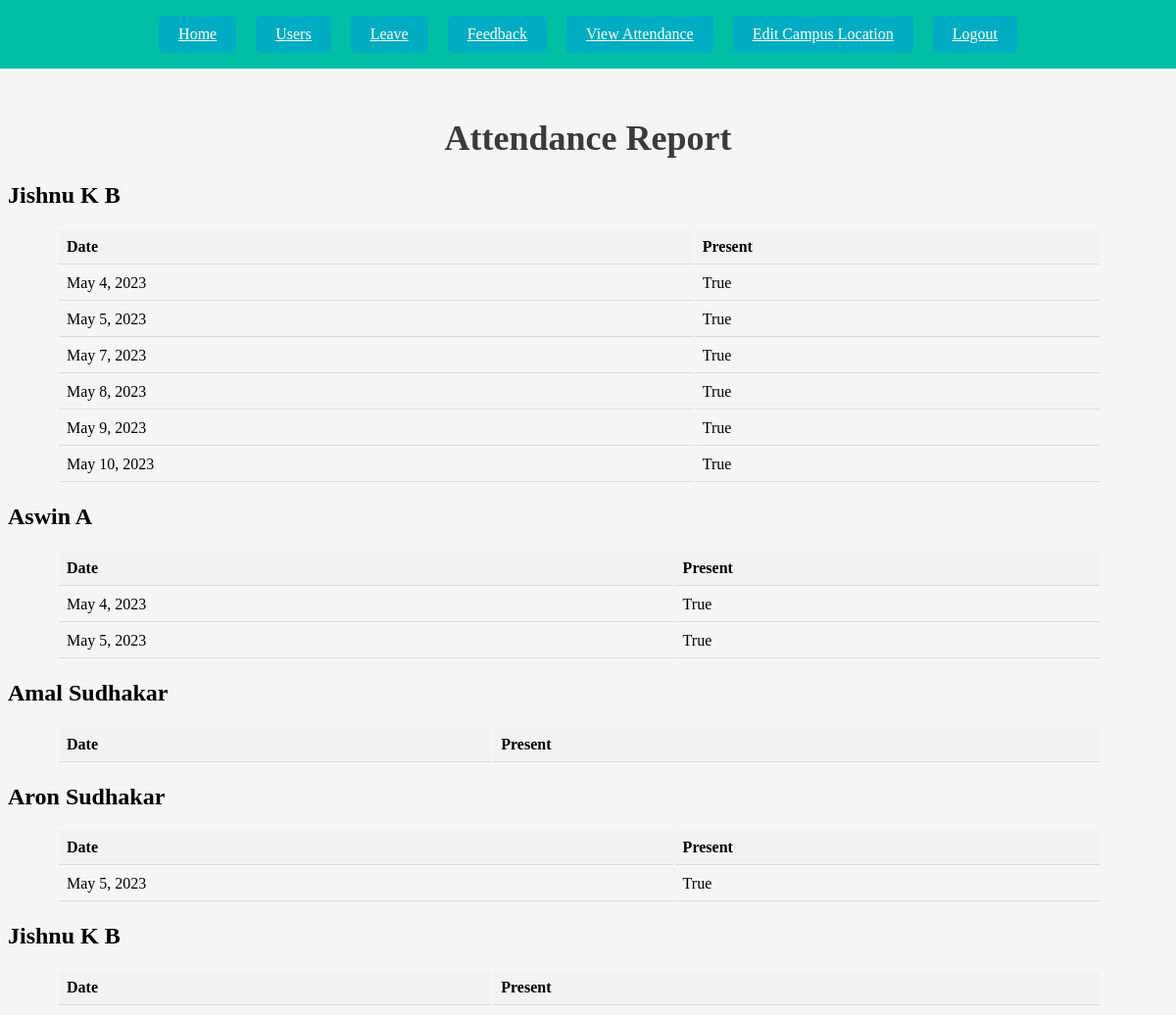
Page /admin_view_attendance/ (signed in) on the committed database.
### faculty_app/models.py (models this page shows, shortened)
class Faculty(models.Model):
    user = models.OneToOneField(User, on_delete=models.CASCADE, related_name='faculty')
    dob = models.DateField()
    department = models.CharField(max_length=4, choices=DEPARTMENTS)
    date_of_join = models.DateField()
    subject = models.CharField(max_length=4, choices=SUBJECTS)
    emp_id = models.CharField(max_length=10, unique=True)

class Attendance(models.Model):
    user = models.ForeignKey(User, on_delete=models.CASCADE)
    mark_date = models.DateField()
    mark_time = models.TimeField(default=datetime.time(0, 0))
    status = models.BooleanField(default=False)

### faculty_app/views.py (the view)
# urls.py: path('admin_view_attendance/',views.admin_view_attendance, name='admin_view_attendance'),
@admin_required
def admin_view_attendance(request):
     faculty = Faculty.objects.select_related('user').exclude(user__is_superuser=True)
     attendances = Attendance.objects.select_related('user').exclude(user__is_superuser=True)
     return render(request, 'admin/admin_view_attendance.html', {'attendances': attendances, 'faculty':faculty})

### faculty_app/templates/admin/admin_view_attendance.html
{% extends 'admin/admin_base.html' %}
{% block content %}
<h1>Attendance Report</h1>
{% if faculty %}
  {% for user in faculty %}
    <h2>{{ user.user.first_name }} {{ user.user.last_name }}</h2>
    <table class="user-table">
      <thead>
        <tr>
          <th>Date</th>
          <th>Present</th>
        </tr>
      </thead>
      <tbody>
        {% for attendance in attendances %}
          {% if attendance.user == user.user %}
            <tr>
              <td>{{ attendance.mark_date }}</td>
              <td>{{ attendance.status }}</td>
            </tr>
          {% endif %}
        {% empty %}
          <tr>
            <td colspan="2">No attendance records found for this user.</td>
          </tr>
        {% endfor %}
      </tbody>
    </table>
  {% endfor %}
{% else %}
  <p>No faculty members found.</p>
{% endif %}
{% endblock %}

### faculty_app/static/css/style.css (style rules this page uses)
h1 { color: #3c3b3b; font-size: 36px; text-align: center; margin-top: 120px; }
body { background-color: #f5f5f5; }
.user-table { margin-left: 50px; margin-right: 50px; width: 90%; }
.user-table th, .user-table td { padding: 8px; text-align: left; border-bottom: 1px solid #ddd; }
.user-table th { background-color: #f2f2f2; }

### rows in the picture
Faculty: user.first_name "Jishnu", user.last_name "K B"
Attendance: mark_date "May 4, 2023", status "True"
Attendance: mark_date "May 5, 2023", status "True"
Attendance: mark_date "May 7, 2023", status "True"
Attendance: mark_date "May 8, 2023", status "True"
Attendance: mark_date "May 9, 2023", status "True"
Attendance: mark_date "May 10, 2023", status "True"
Faculty: user.first_name "Aswin", user.last_name "A"
Attendance: mark_date "May 4, 2023", status "True"
Attendance: mark_date "May 5, 2023", status "True"
Faculty: user.first_name "Amal", user.last_name "Sudhakar"
Faculty: user.first_name "Aron", user.last_name "Sudhakar"
Attendance: mark_date "May 5, 2023", status "True"
Faculty: user.first_name "Jishnu", user.last_name "K B"
